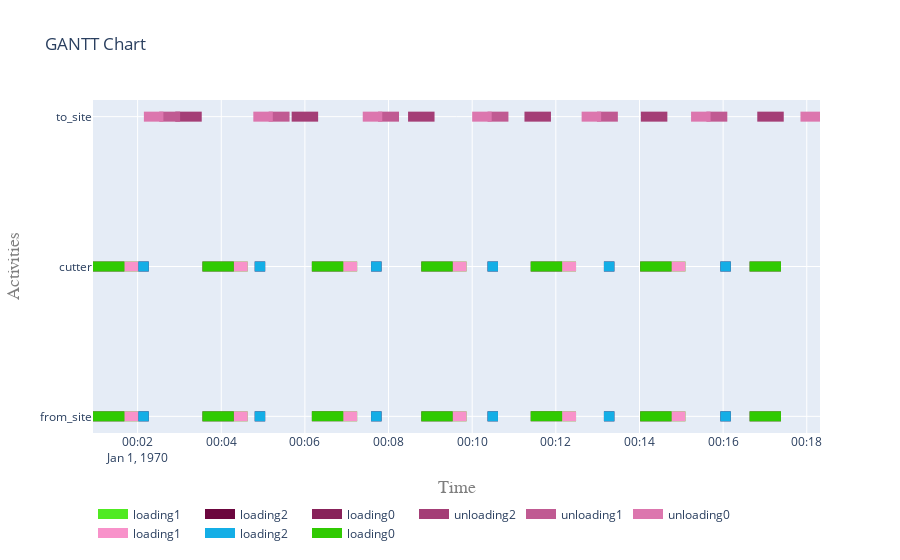

Here is the notebook cell this chart was saved with:
### Code cell
fig = plot.get_gantt_chart([from_site, to_site,cutter],id_map=id_map)

### Figure 1 — Plotly figure (JSON) as saved in the notebook; plotly's stock layout.template omitted (floating-point values rounded to 4 significant figures)
{"data": [{"connectgaps": false, "hoverinfo": "y+name", "line": {"color": "rgb(80,234,34)", "width": 10}, "mode": "lines", "name": "loading1", "type": "scatter", "x": ["1970-01-01T00:01:41", "1970-01-01T00:01:41", "1970-01-01T00:02:01", "1970-01-01T00:02:01", "1970-01-01T00:02:01", "1970-01-01T00:04:18", "1970-01-01T00:04:18", "1970-01-01T00:04:38", "1970-01-01T00:04:38", "1970-01-01T00:04:38", "1970-01-01T00:06:55", "1970-01-01T00:06:55", "1970-01-01T00:07:15", "1970-01-01T00:07:15", "1970-01-01T00:07:15", "1970-01-01T00:09:32", "1970-01-01T00:09:32", "1970-01-01T00:09:52", "1970-01-01T00:09:52", "1970-01-01T00:09:52", "1970-01-01T00:12:09", "1970-01-01T00:12:09", "1970-01-01T00:12:29", "1970-01-01T00:12:29", "1970-01-01T00:12:29", "1970-01-01T00:14:46", "1970-01-01T00:14:46", "1970-01-01T00:15:06", "1970-01-01T00:15:06", "1970-01-01T00:15:06", "1970-01-01T00:01:41", "1970-01-01T00:01:41", "1970-01-01T00:02:01", "1970-01-01T00:02:01", "1970-01-01T00:02:01", "1970-01-01T00:04:18", "1970-01-01T00:04:18", "1970-01-01T00:04:38", "1970-01-01T00:04:38", "1970-01-01T00:04:38", "1970-01-01T00:06:55", "1970-01-01T00:06:55", "1970-01-01T00:07:15", "1970-01-01T00:07:15", "1970-01-01T00:07:15", "1970-01-01T00:09:32", "1970-01-01T00:09:32", "1970-01-01T00:09:52", "1970-01-01T00:09:52", "1970-01-01T00:09:52", "1970-01-01T00:12:09", "1970-01-01T00:12:09", "1970-01-01T00:12:29", "1970-01-01T00:12:29", "1970-01-01T00:12:29", "1970-01-01T00:14:46", "1970-01-01T00:14:46", "1970-01-01T00:15:06", "1970-01-01T00:15:06", "1970-01-01T00:15:06"], "y": ["from_site", "from_site", "from_site", "from_site", null, "from_site", "from_site", "from_site", "from_site", null, "from_site", "from_site", "from_site", "from_site", null, "from_site", "from_site", "from_site", "from_site", null, "from_site", "from_site", "from_site", "from_site", null, "from_site", "from_site", "from_site", "from_site", null, "cutter", "cutter", "cutter", "cutter", null, "cutter", "cutter", "cutter", "cutter", null, "cutter", "cutter", "cutter", "cutter", null, "cutter", "cutter", "cutter", "cutter", null, "cutter", "cutter", "cutter", "cutter", null, "cutter", "cutter", "cutter", "cutter", null]}, {"connectgaps": false, "hoverinfo": "y+name", "line": {"color": "rgb(108,6,62)", "width": 10}, "mode": "lines", "name": "loading2", "type": "scatter", "x": ["1970-01-01T00:02:01", "1970-01-01T00:02:01", "1970-01-01T00:02:16", "1970-01-01T00:02:16", "1970-01-01T00:02:16", "1970-01-01T00:04:48", "1970-01-01T00:04:48", "1970-01-01T00:05:03", "1970-01-01T00:05:03", "1970-01-01T00:05:03", "1970-01-01T00:07:35", "1970-01-01T00:07:35", "1970-01-01T00:07:50", "1970-01-01T00:07:50", "1970-01-01T00:07:50", "1970-01-01T00:10:22", "1970-01-01T00:10:22", "1970-01-01T00:10:37", "1970-01-01T00:10:37", "1970-01-01T00:10:37", "1970-01-01T00:13:09", "1970-01-01T00:13:09", "1970-01-01T00:13:24", "1970-01-01T00:13:24", "1970-01-01T00:13:24", "1970-01-01T00:15:56", "1970-01-01T00:15:56", "1970-01-01T00:16:11", "1970-01-01T00:16:11", "1970-01-01T00:16:11", "1970-01-01T00:02:01", "1970-01-01T00:02:01", "1970-01-01T00:02:16", "1970-01-01T00:02:16", "1970-01-01T00:02:16", "1970-01-01T00:04:48", "1970-01-01T00:04:48", "1970-01-01T00:05:03", "1970-01-01T00:05:03", "1970-01-01T00:05:03", "1970-01-01T00:07:35", "1970-01-01T00:07:35", "1970-01-01T00:07:50", "1970-01-01T00:07:50", "1970-01-01T00:07:50", "1970-01-01T00:10:22", "1970-01-01T00:10:22", "1970-01-01T00:10:37", "1970-01-01T00:10:37", "1970-01-01T00:10:37", "1970-01-01T00:13:09", "1970-01-01T00:13:09", "1970-01-01T00:13:24", "1970-01-01T00:13:24", "1970-01-01T00:13:24", "1970-01-01T00:15:56", "1970-01-01T00:15:56", "1970-01-01T00:16:11", "1970-01-01T00:16:11", "1970-01-01T00:16:11"], "y": ["from_site", "from_site", "from_site", "from_site", null, "from_site", "from_site", "from_site", "from_site", null, "from_site", "from_site", "from_site", "from_site", null, "from_site", "from_site", "from_site", "from_site", null, "from_site", "from_site", "from_site", "from_site", null, "from_site", "from_site", "from_site", "from_site", null, "cutter", "cutter", "cutter", "cutter", null, "cutter", "cutter", "cutter", "cutter", null, "cutter", "cutter", "cutter", "cutter", null, "cutter", "cutter", "cutter", "cutter", null, "cutter", "cutter", "cutter", "cutter", null, "cutter", "cutter", "cutter", "cutter", null]}, {"connectgaps": false, "hoverinfo": "y+name", "line": {"color": "rgb(136,34,90)", "width": 10}, "mode": "lines", "name": "loading0", "type": "scatter", "x": ["1970-01-01T00:00:56", "1970-01-01T00:00:56", "1970-01-01T00:01:41", "1970-01-01T00:01:41", "1970-01-01T00:01:41", "1970-01-01T00:03:33", "1970-01-01T00:03:33", "1970-01-01T00:04:18", "1970-01-01T00:04:18", "1970-01-01T00:04:18", "1970-01-01T00:06:10", "1970-01-01T00:06:10", "1970-01-01T00:06:55", "1970-01-01T00:06:55", "1970-01-01T00:06:55", "1970-01-01T00:08:47", "1970-01-01T00:08:47", "1970-01-01T00:09:32", "1970-01-01T00:09:32", "1970-01-01T00:09:32", "1970-01-01T00:11:24", "1970-01-01T00:11:24", "1970-01-01T00:12:09", "1970-01-01T00:12:09", "1970-01-01T00:12:09", "1970-01-01T00:14:01", "1970-01-01T00:14:01", "1970-01-01T00:14:46", "1970-01-01T00:14:46", "1970-01-01T00:14:46", "1970-01-01T00:16:38", "1970-01-01T00:16:38", "1970-01-01T00:17:23", "1970-01-01T00:17:23", "1970-01-01T00:17:23", "1970-01-01T00:00:56", "1970-01-01T00:00:56", "1970-01-01T00:01:41", "1970-01-01T00:01:41", "1970-01-01T00:01:41", "1970-01-01T00:03:33", "1970-01-01T00:03:33", "1970-01-01T00:04:18", "1970-01-01T00:04:18", "1970-01-01T00:04:18", "1970-01-01T00:06:10", "1970-01-01T00:06:10", "1970-01-01T00:06:55", "1970-01-01T00:06:55", "1970-01-01T00:06:55", "1970-01-01T00:08:47", "1970-01-01T00:08:47", "1970-01-01T00:09:32", "1970-01-01T00:09:32", "1970-01-01T00:09:32", "1970-01-01T00:11:24", "1970-01-01T00:11:24", "1970-01-01T00:12:09", "1970-01-01T00:12:09", "1970-01-01T00:12:09", "1970-01-01T00:14:01", "1970-01-01T00:14:01", "1970-01-01T00:14:46", "1970-01-01T00:14:46", "1970-01-01T00:14:46", "1970-01-01T00:16:38", "1970-01-01T00:16:38", "1970-01-01T00:17:23", "1970-01-01T00:17:23", "1970-01-01T00:17:23"], "y": ["from_site", "from_site", "from_site", "from_site", null, "from_site", "from_site", "from_site", "from_site", null, "from_site", "from_site", "from_site", "from_site", null, "from_site", "from_site", "from_site", "from_site", null, "from_site", "from_site", "from_site", "from_site", null, "from_site", "from_site", "from_site", "from_site", null, "from_site", "from_site", "from_site", "from_site", null, "cutter", "cutter", "cutter", "cutter", null, "cutter", "cutter", "cutter", "cutter", null, "cutter", "cutter", "cutter", "cutter", null, "cutter", "cutter", "cutter", "cutter", null, "cutter", "cutter", "cutter", "cutter", null, "cutter", "cutter", "cutter", "cutter", null, "cutter", "cutter", "cutter", "cutter", null]}, {"connectgaps": false, "hoverinfo": "y+name", "line": {"color": "rgb(164,62,118)", "width": 10}, "mode": "lines", "name": "unloading2", "type": "scatter", "x": ["1970-01-01T00:02:54", "1970-01-01T00:02:54", "1970-01-01T00:03:32", "1970-01-01T00:03:32", "1970-01-01T00:03:32", "1970-01-01T00:05:41", "1970-01-01T00:05:41", "1970-01-01T00:06:19", "1970-01-01T00:06:19", "1970-01-01T00:06:19", "1970-01-01T00:08:28", "1970-01-01T00:08:28", "1970-01-01T00:09:06", "1970-01-01T00:09:06", "1970-01-01T00:09:06", "1970-01-01T00:11:15", "1970-01-01T00:11:15", "1970-01-01T00:11:53", "1970-01-01T00:11:53", "1970-01-01T00:11:53", "1970-01-01T00:14:02", "1970-01-01T00:14:02", "1970-01-01T00:14:40", "1970-01-01T00:14:40", "1970-01-01T00:14:40", "1970-01-01T00:16:49", "1970-01-01T00:16:49", "1970-01-01T00:17:27", "1970-01-01T00:17:27", "1970-01-01T00:17:27"], "y": ["to_site", "to_site", "to_site", "to_site", null, "to_site", "to_site", "to_site", "to_site", null, "to_site", "to_site", "to_site", "to_site", null, "to_site", "to_site", "to_site", "to_site", null, "to_site", "to_site", "to_site", "to_site", null, "to_site", "to_site", "to_site", "to_site", null]}, {"connectgaps": false, "hoverinfo": "y+name", "line": {"color": "rgb(192,90,146)", "width": 10}, "mode": "lines", "name": "unloading1", "type": "scatter", "x": ["1970-01-01T00:02:31", "1970-01-01T00:02:31", "1970-01-01T00:03:01", "1970-01-01T00:03:01", "1970-01-01T00:03:01", "1970-01-01T00:05:08", "1970-01-01T00:05:08", "1970-01-01T00:05:38", "1970-01-01T00:05:38", "1970-01-01T00:05:38", "1970-01-01T00:07:45", "1970-01-01T00:07:45", "1970-01-01T00:08:15", "1970-01-01T00:08:15", "1970-01-01T00:08:15", "1970-01-01T00:10:22", "1970-01-01T00:10:22", "1970-01-01T00:10:52", "1970-01-01T00:10:52", "1970-01-01T00:10:52", "1970-01-01T00:12:59", "1970-01-01T00:12:59", "1970-01-01T00:13:29", "1970-01-01T00:13:29", "1970-01-01T00:13:29", "1970-01-01T00:15:36", "1970-01-01T00:15:36", "1970-01-01T00:16:06", "1970-01-01T00:16:06", "1970-01-01T00:16:06"], "y": ["to_site", "to_site", "to_site", "to_site", null, "to_site", "to_site", "to_site", "to_site", null, "to_site", "to_site", "to_site", "to_site", null, "to_site", "to_site", "to_site", "to_site", null, "to_site", "to_site", "to_site", "to_site", null, "to_site", "to_site", "to_site", "to_site", null]}, {"connectgaps": false, "hoverinfo": "y+name", "line": {"color": "rgb(220,118,174)", "width": 10}, "mode": "lines", "name": "unloading0", "type": "scatter", "x": ["1970-01-01T00:02:09", "1970-01-01T00:02:09", "1970-01-01T00:02:37", "1970-01-01T00:02:37", "1970-01-01T00:02:37", "1970-01-01T00:04:46", "1970-01-01T00:04:46", "1970-01-01T00:05:14", "1970-01-01T00:05:14", "1970-01-01T00:05:14", "1970-01-01T00:07:23", "1970-01-01T00:07:23", "1970-01-01T00:07:51", "1970-01-01T00:07:51", "1970-01-01T00:07:51", "1970-01-01T00:10:00", "1970-01-01T00:10:00", "1970-01-01T00:10:28", "1970-01-01T00:10:28", "1970-01-01T00:10:28", "1970-01-01T00:12:37", "1970-01-01T00:12:37", "1970-01-01T00:13:05", "1970-01-01T00:13:05", "1970-01-01T00:13:05", "1970-01-01T00:15:14", "1970-01-01T00:15:14", "1970-01-01T00:15:42", "1970-01-01T00:15:42", "1970-01-01T00:15:42", "1970-01-01T00:17:51", "1970-01-01T00:17:51", "1970-01-01T00:18:19", "1970-01-01T00:18:19", "1970-01-01T00:18:19"], "y": ["to_site", "to_site", "to_site", "to_site", null, "to_site", "to_site", "to_site", "to_site", null, "to_site", "to_site", "to_site", "to_site", null, "to_site", "to_site", "to_site", "to_site", null, "to_site", "to_site", "to_site", "to_site", null, "to_site", "to_site", "to_site", "to_site", null, "to_site", "to_site", "to_site", "to_site", null]}, {"connectgaps": false, "hoverinfo": "y+name", "line": {"color": "rgb(248,146,202)", "width": 10}, "mode": "lines", "name": "loading1", "type": "scatter", "x": ["1970-01-01T00:01:41", "1970-01-01T00:01:41", "1970-01-01T00:02:01", "1970-01-01T00:02:01", "1970-01-01T00:02:01", "1970-01-01T00:04:18", "1970-01-01T00:04:18", "1970-01-01T00:04:38", "1970-01-01T00:04:38", "1970-01-01T00:04:38", "1970-01-01T00:06:55", "1970-01-01T00:06:55", "1970-01-01T00:07:15", "1970-01-01T00:07:15", "1970-01-01T00:07:15", "1970-01-01T00:09:32", "1970-01-01T00:09:32", "1970-01-01T00:09:52", "1970-01-01T00:09:52", "1970-01-01T00:09:52", "1970-01-01T00:12:09", "1970-01-01T00:12:09", "1970-01-01T00:12:29", "1970-01-01T00:12:29", "1970-01-01T00:12:29", "1970-01-01T00:14:46", "1970-01-01T00:14:46", "1970-01-01T00:15:06", "1970-01-01T00:15:06", "1970-01-01T00:15:06", "1970-01-01T00:01:41", "1970-01-01T00:01:41", "1970-01-01T00:02:01", "1970-01-01T00:02:01", "1970-01-01T00:02:01", "1970-01-01T00:04:18", "1970-01-01T00:04:18", "1970-01-01T00:04:38", "1970-01-01T00:04:38", "1970-01-01T00:04:38", "1970-01-01T00:06:55", "1970-01-01T00:06:55", "1970-01-01T00:07:15", "1970-01-01T00:07:15", "1970-01-01T00:07:15", "1970-01-01T00:09:32", "1970-01-01T00:09:32", "1970-01-01T00:09:52", "1970-01-01T00:09:52", "1970-01-01T00:09:52", "1970-01-01T00:12:09", "1970-01-01T00:12:09", "1970-01-01T00:12:29", "1970-01-01T00:12:29", "1970-01-01T00:12:29", "1970-01-01T00:14:46", "1970-01-01T00:14:46", "1970-01-01T00:15:06", "1970-01-01T00:15:06", "1970-01-01T00:15:06"], "y": ["from_site", "from_site", "from_site", "from_site", null, "from_site", "from_site", "from_site", "from_site", null, "from_site", "from_site", "from_site", "from_site", null, "from_site", "from_site", "from_site", "from_site", null, "from_site", "from_site", "from_site", "from_site", null, "from_site", "from_site", "from_site", "from_site", null, "cutter", "cutter", "cutter", "cutter", null, "cutter", "cutter", "cutter", "cutter", null, "cutter", "cutter", "cutter", "cutter", null, "cutter", "cutter", "cutter", "cutter", null, "cutter", "cutter", "cutter", "cutter", null, "cutter", "cutter", "cutter", "cutter", null]}, {"connectgaps": false, "hoverinfo": "y+name", "line": {"color": "rgb(20,174,230)", "width": 10}, "mode": "lines", "name": "loading2", "type": "scatter", "x": ["1970-01-01T00:02:01", "1970-01-01T00:02:01", "1970-01-01T00:02:16", "1970-01-01T00:02:16", "1970-01-01T00:02:16", "1970-01-01T00:04:48", "1970-01-01T00:04:48", "1970-01-01T00:05:03", "1970-01-01T00:05:03", "1970-01-01T00:05:03", "1970-01-01T00:07:35", "1970-01-01T00:07:35", "1970-01-01T00:07:50", "1970-01-01T00:07:50", "1970-01-01T00:07:50", "1970-01-01T00:10:22", "1970-01-01T00:10:22", "1970-01-01T00:10:37", "1970-01-01T00:10:37", "1970-01-01T00:10:37", "1970-01-01T00:13:09", "1970-01-01T00:13:09", "1970-01-01T00:13:24", "1970-01-01T00:13:24", "1970-01-01T00:13:24", "1970-01-01T00:15:56", "1970-01-01T00:15:56", "1970-01-01T00:16:11", "1970-01-01T00:16:11", "1970-01-01T00:16:11", "1970-01-01T00:02:01", "1970-01-01T00:02:01", "1970-01-01T00:02:16", "1970-01-01T00:02:16", "1970-01-01T00:02:16", "1970-01-01T00:04:48", "1970-01-01T00:04:48", "1970-01-01T00:05:03", "1970-01-01T00:05:03", "1970-01-01T00:05:03", "1970-01-01T00:07:35", "1970-01-01T00:07:35", "1970-01-01T00:07:50", "1970-01-01T00:07:50", "1970-01-01T00:07:50", "1970-01-01T00:10:22", "1970-01-01T00:10:22", "1970-01-01T00:10:37", "1970-01-01T00:10:37", "1970-01-01T00:10:37", "1970-01-01T00:13:09", "1970-01-01T00:13:09", "1970-01-01T00:13:24", "1970-01-01T00:13:24", "1970-01-01T00:13:24", "1970-01-01T00:15:56", "1970-01-01T00:15:56", "1970-01-01T00:16:11", "1970-01-01T00:16:11", "1970-01-01T00:16:11"], "y": ["from_site", "from_site", "from_site", "from_site", null, "from_site", "from_site", "from_site", "from_site", null, "from_site", "from_site", "from_site", "from_site", null, "from_site", "from_site", "from_site", "from_site", null, "from_site", "from_site", "from_site", "from_site", null, "from_site", "from_site", "from_site", "from_site", null, "cutter", "cutter", "cutter", "cutter", null, "cutter", "cutter", "cutter", "cutter", null, "cutter", "cutter", "cutter", "cutter", null, "cutter", "cutter", "cutter", "cutter", null, "cutter", "cutter", "cutter", "cutter", null, "cutter", "cutter", "cutter", "cutter", null]}, {"connectgaps": false, "hoverinfo": "y+name", "line": {"color": "rgb(48,202,2)", "width": 10}, "mode": "lines", "name": "loading0", "type": "scatter", "x": ["1970-01-01T00:00:56", "1970-01-01T00:00:56", "1970-01-01T00:01:41", "1970-01-01T00:01:41", "1970-01-01T00:01:41", "1970-01-01T00:03:33", "1970-01-01T00:03:33", "1970-01-01T00:04:18", "1970-01-01T00:04:18", "1970-01-01T00:04:18", "1970-01-01T00:06:10", "1970-01-01T00:06:10", "1970-01-01T00:06:55", "1970-01-01T00:06:55", "1970-01-01T00:06:55", "1970-01-01T00:08:47", "1970-01-01T00:08:47", "1970-01-01T00:09:32", "1970-01-01T00:09:32", "1970-01-01T00:09:32", "1970-01-01T00:11:24", "1970-01-01T00:11:24", "1970-01-01T00:12:09", "1970-01-01T00:12:09", "1970-01-01T00:12:09", "1970-01-01T00:14:01", "1970-01-01T00:14:01", "1970-01-01T00:14:46", "1970-01-01T00:14:46", "1970-01-01T00:14:46", "1970-01-01T00:16:38", "1970-01-01T00:16:38", "1970-01-01T00:17:23", "1970-01-01T00:17:23", "1970-01-01T00:17:23", "1970-01-01T00:00:56", "1970-01-01T00:00:56", "1970-01-01T00:01:41", "1970-01-01T00:01:41", "1970-01-01T00:01:41", "1970-01-01T00:03:33", "1970-01-01T00:03:33", "1970-01-01T00:04:18", "1970-01-01T00:04:18", "1970-01-01T00:04:18", "1970-01-01T00:06:10", "1970-01-01T00:06:10", "1970-01-01T00:06:55", "1970-01-01T00:06:55", "1970-01-01T00:06:55", "1970-01-01T00:08:47", "1970-01-01T00:08:47", "1970-01-01T00:09:32", "1970-01-01T00:09:32", "1970-01-01T00:09:32", "1970-01-01T00:11:24", "1970-01-01T00:11:24", "1970-01-01T00:12:09", "1970-01-01T00:12:09", "1970-01-01T00:12:09", "1970-01-01T00:14:01", "1970-01-01T00:14:01", "1970-01-01T00:14:46", "1970-01-01T00:14:46", "1970-01-01T00:14:46", "1970-01-01T00:16:38", "1970-01-01T00:16:38", "1970-01-01T00:17:23", "1970-01-01T00:17:23", "1970-01-01T00:17:23"], "y": ["from_site", "from_site", "from_site", "from_site", null, "from_site", "from_site", "from_site", "from_site", null, "from_site", "from_site", "from_site", "from_site", null, "from_site", "from_site", "from_site", "from_site", null, "from_site", "from_site", "from_site", "from_site", null, "from_site", "from_site", "from_site", "from_site", null, "from_site", "from_site", "from_site", "from_site", null, "cutter", "cutter", "cutter", "cutter", null, "cutter", "cutter", "cutter", "cutter", null, "cutter", "cutter", "cutter", "cutter", null, "cutter", "cutter", "cutter", "cutter", null, "cutter", "cutter", "cutter", "cutter", null, "cutter", "cutter", "cutter", "cutter", null, "cutter", "cutter", "cutter", "cutter", null]}], "layout": {"hovermode": "closest", "legend": {"orientation": "h", "x": 0, "y": -0.2}, "title": {"text": "GANTT Chart"}, "xaxis": {"range": ["1970-01-01T00:00:56", "1970-01-01T00:18:19"], "title": {"font": {"color": "#7f7f7f", "family": "Courier New, monospace", "size": 18}, "text": "Time"}}, "yaxis": {"title": {"font": {"color": "#7f7f7f", "family": "Courier New, monospace", "size": 18}, "text": "Activities"}}}}
